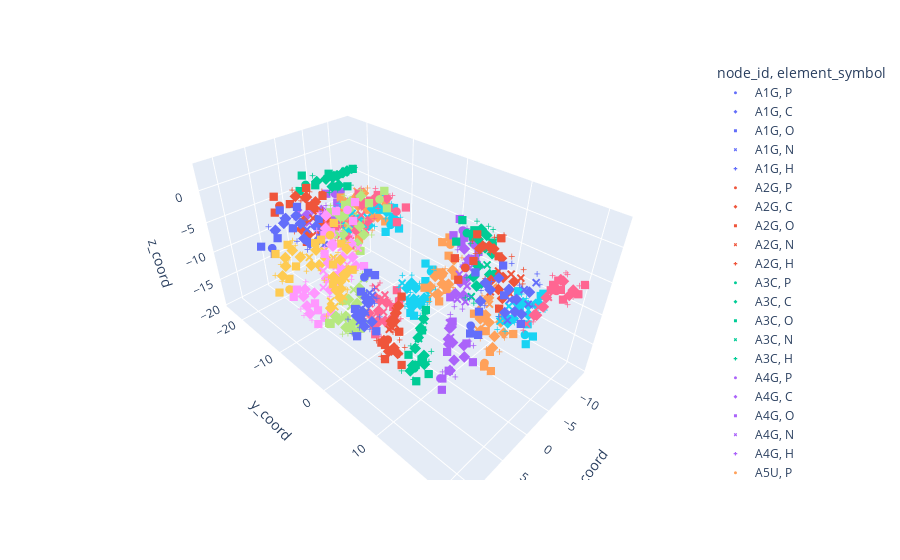

Notebook source saved alongside this figure:
### Code cell
import plotly.express as px
fig = px.scatter_3d(atomic_df, x='x_coord', y='y_coord', z='z_coord',
              symbol='element_symbol', color="node_id")
fig.update_traces(marker_size = 3)
fig.show()
